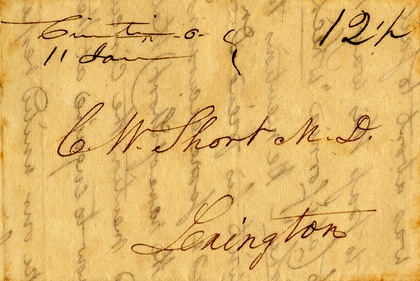
%> input picture ntirogiannis_method/images/image.jpg, 420 x 281 px, shrunk from 982 x 657 before the run
$ octave --eval "result = otsu(imread('images/image.jpg'));"   (GNU Octave 9; MATLAB toolbox functions it lacks are replaced by stand-ins)
%> lines starting %> are read from the running program, lines starting %| are printed output that depends on the picture
function Bw=otsu(Im)

	[m,n] = size(Im);
%> m = 281; n = 1260
	imsize = m*n;
%> imsize = 354060
	[x,y] = imhist(Im);
%> x = 256 values, max 5252 at index 236, min 40 at index 255, mean 1383; y = 256 values from 0 to 255

	p = x/imsize;
%> p = 256 values, max 0.0148 at index 236, min 0.000113 at index 255, mean 0.00391

	for k =1:256

	    c0(1:k) = p(1:k);
	    c1(k+1:256) = p(k+1:256);
	    w0 = sum(c0);

	    if w0>0
		w1=1-w0;
		if w1>0
		    m0 = 0;

		    for i =1:k
			m0 = m0 + i*p(i);
		    end

		    m0 = m0/w0;
		    m1 = 0;

		    for i =k+ 1:256
			m1 = m1 + i*p(i);
		    end

		    m1 = m1/w1;
		    sb(k) = w0*w1*(m1 - m0)*(m1 - m0);

		end
	    end
	end
%> this loop made 256 passes
%> (w0, w1, m0, m1) on passes 1 to 12: (0.00609, 0.994, 1, 172.3), (0.00631, 0.994, 1.03, 172.4), (0.0065, 0.994, 1.09, 172.4), (0.00671, 0.993, 1.18, 172.5), (0.00693, 0.993, 1.31, 172.5), (0.00713, 0.993, 1.43, 172.5), (0.00732, 0.993, 1.58, 172.6), (0.00754, 0.992, 1.77, 172.6), (0.00775, 0.992, 1.97, 172.6), (0.00801, 0.992, 2.23, 172.7), (0.00824, 0.992, 2.47, 172.7), (0.00851, 0.991, 2.77, 172.8)
%> after the loop, c0 has the same summary as p; c1 = 256 values, max 0.0148 at index 236, min 0 at index 1, mean 0.00388; m0 = 171.3; m1 = 256; sb = 255 values, max 2468.7 at index 159, min 1.5 at index 255, mean 1215.4; w1 = 0

	[peak,Threshold] = max(sb);
%> peak = 2468.7; Threshold = 159

	for i=0:255
	    y(i+1) = i;
	end

	x1(1) = Threshold;
	y1(1) = 0;
	x1(2) = Threshold;
	y1(2) = peak;

	Threshold = Threshold/256;
%> Threshold = 0.621
	Bw = im2bw(Im,Threshold);
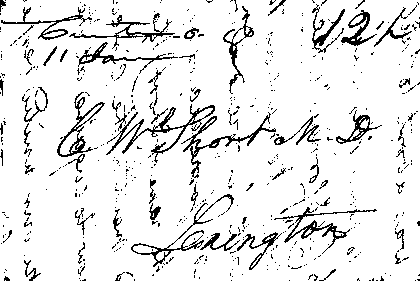
%> Bw: size 281x420 logical; 90.6% white; black in thin lines or dots
